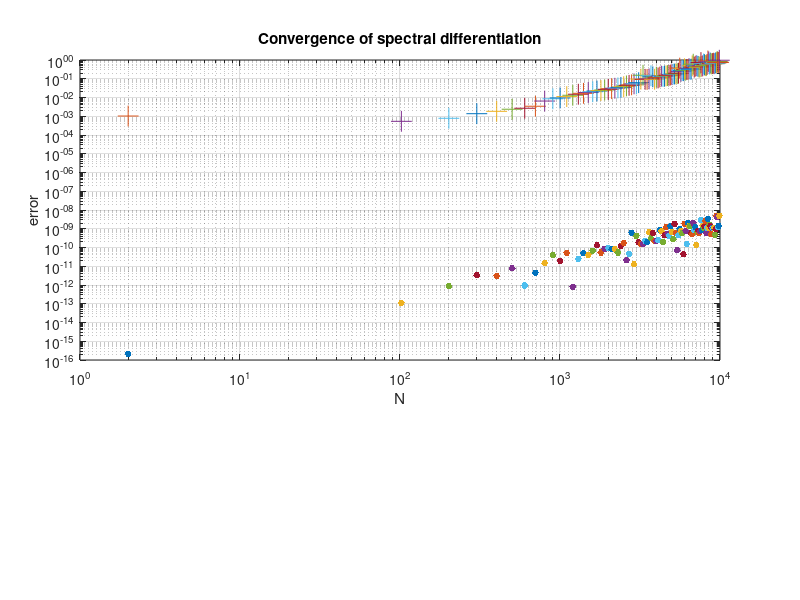

Reproduce this figure in MATLAB.
 % p2.m - convergence of periodic spectral method (compare p1.m)

% For various N (even), set up grid as before:
  clf, subplot('position',[.1 .4 .8 .5])
  for N = 2:100:10000;
    tic
      h = 2*pi/N;
    x = -pi + (1:N)'*h;
    u = exp(sin(x).*sin(x)); uprime = 2*sin(x).*cos(x).*u;
    
    % Construct spectral differentiation matrix:
    column = [0 .5*(-1).^(1:N-1).*cot((1:N-1)*h/2)];
    D = toeplitz(column,column([1 N:-1:2]));

    % Plot max(abs(D*u-uprime)):
    error = norm(D*u-uprime,inf);
    time=toc;
    loglog(N,error,'.','markersize',15), hold on
    loglog(N,time,'+','markersize',15), hold on
  end
  grid on, xlabel N, ylabel error
  title('Convergence of spectral differentiation')
